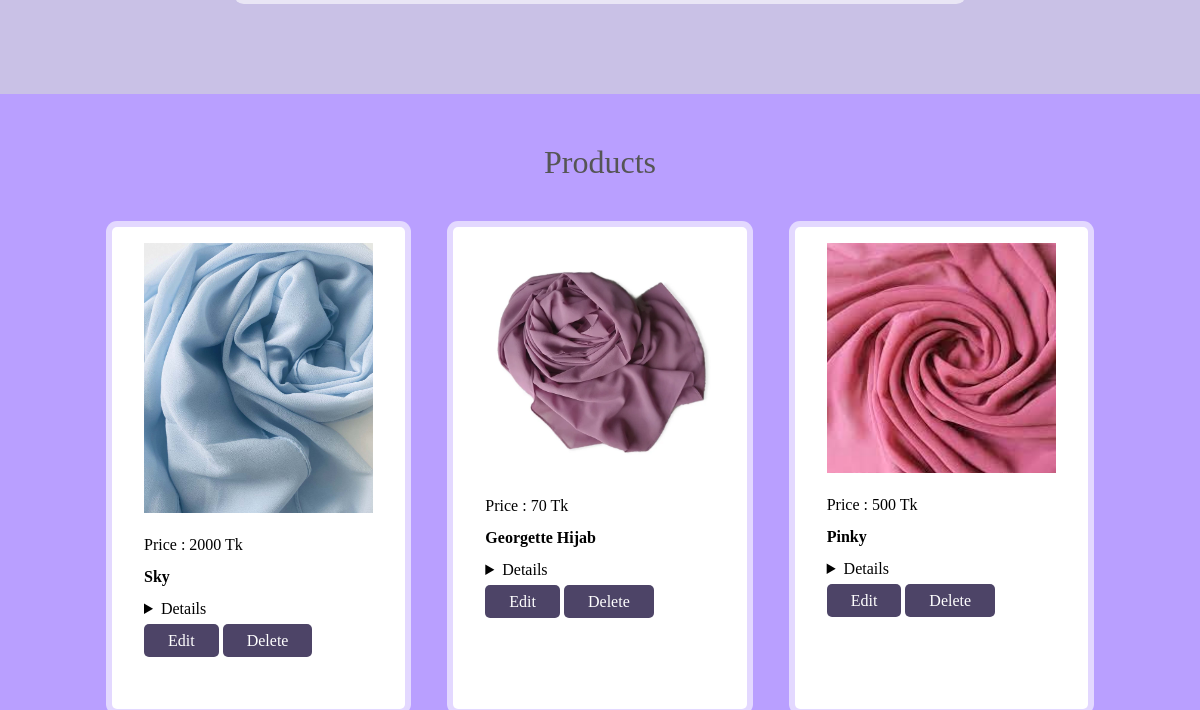
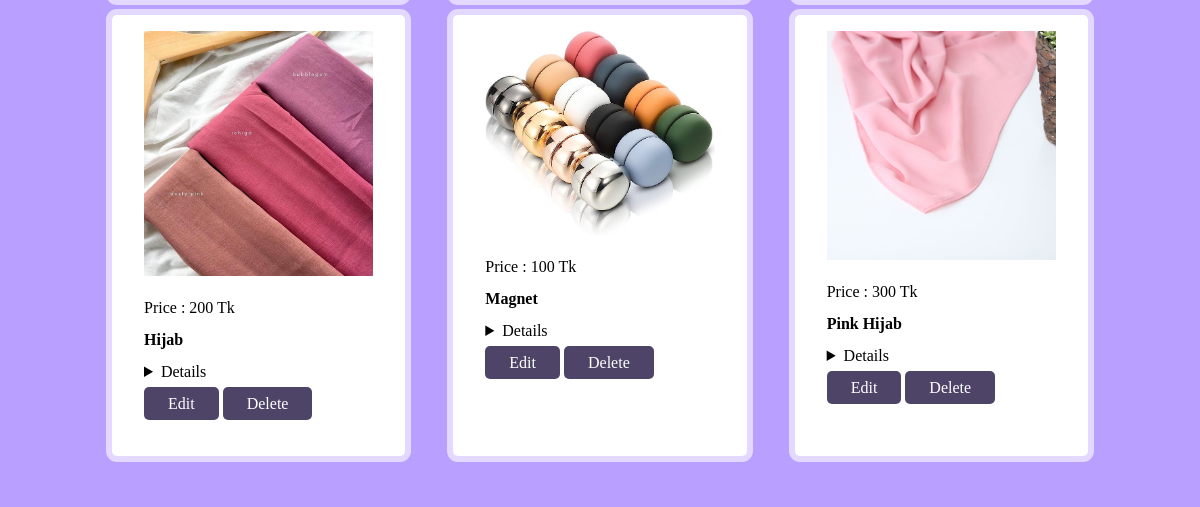
/admin_product.php (signed in, lower part), run on an earlier commit of the app's database (2 pictures, top to bottom).
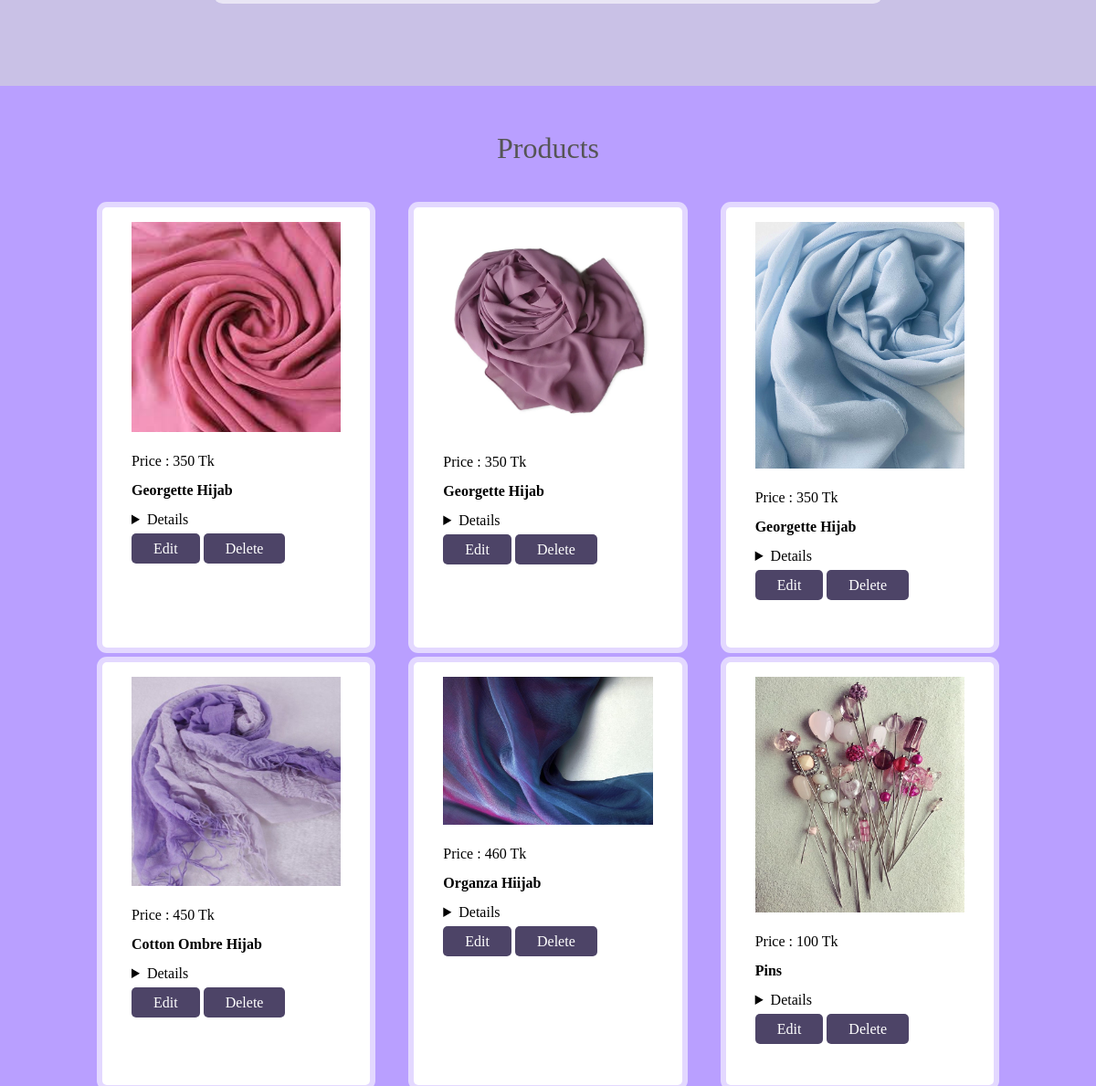
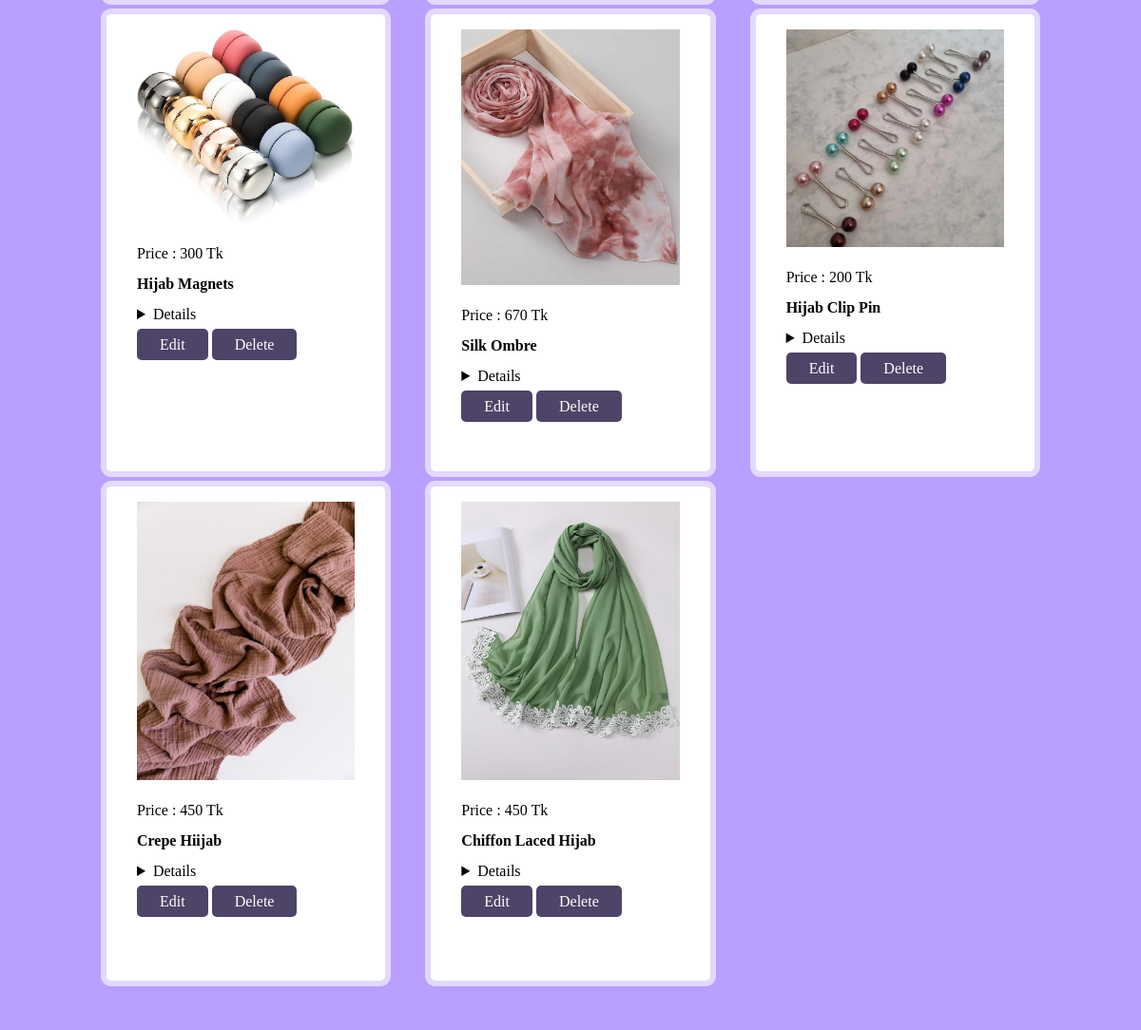
And on a later commit of the database (2 pictures, top to bottom).
### tables this page shows
CREATE TABLE `products` (
  `id` int(255) NOT NULL,
  `name` varchar(255) NOT NULL,
  `price` int(255) NOT NULL,
  `product_quantity` int(11) NOT NULL,
  `product_detail` varchar(255) NOT NULL,
  `image` varchar(255) NOT NULL
);

### admin_product.php (the view, shortened to what this page needs)
<?php
include 'connection.php';
?>
<!DOCTYPE htmL>
<html lang='en'>
<head>
    <link rel='stylesheet' href='https://cdn.jsdelivr.net/npm/bootstrap-icons@1.9.1/font/bootstrap-icons.css'>
    <link rel='stylesheet' type='text/css' href='aura.css'>
</head>
<body>
    <?php include 'admin_header.php';
    ?>
    <section class="add-products form-container">
    </section>
    <section class="show-products">
    <h1 class='title' style="margin-top: -40px; color:  #555; font-size: 32px; font-weight: 400;">Products</h1>
        <div class="box-container" style="margin-top: -10px;">
            <?php
            $select_products = mysqli_query($conn, "SELECT * FROM `products` ") or die('query failed');
            if (mysqli_num_rows($select_products) > 0) {
                while ($fetch_products = mysqli_fetch_assoc($select_products)) {
                    ?>
                    <div class="box">
                        <img src="img/<?php echo $fetch_products['image']; ?>">
                        <p>Price :
                            <?php echo $fetch_products['price']; ?> Tk
                        </p>
                        <h4>
                            <?php echo $fetch_products['name']; ?>
                        </h4>
                        <details>
                        </details>
                        <a href="admin_product.php?edit=<?php echo $fetch_products['id']; ?>" class="edit">edit</a>
                        <a href="admin_product.php?delete=<?php echo $fetch_products['id']; ?>" class="delete" onclick="
                        return confirm('want to delete this product');">delete</a>
                    </div>
                    <?php
                }
            } else {
                echo '
<div class="empty">
<p>no products added yet!</p>
</div>
';
            }
            ?>
        </div>
    </section>
    <div class='' style='height: 100vh;'></div>
</body>
</html>

### admin_header.php (shortened to what this page needs)
<!DOCTYPE html>
<html lang="en">
<head>
     <link rel="stylesheet" href="https://cdn.jsdelivr.net/npm/bootstrap-icons@1.9.1/font/bootstrap-icons.css">
     <link rel="stylesheet" type="text/css" href="aura.css">
</head>
<body>
</body>
</html>

### aura.css (style rules this page uses)
* { margin: 0; padding: 0; box-sizing: border-box; }
:root { --box-shadow: 0px 0px 0px 6px rgb(255 255 255/60%); background: #b99fff; }
a { text-decoration: none; }
.title { text-align: center; margin-bottom: 1rem; }
.form-container { background: var(--orange); width: 100%; min-height: 100vh; padding-top: 6rem; position: relative; padding: 4rem 0; }
.form-container::before, .show-products::before, .message-container::before, .order-container::before { content: ''; position: absolute; top: 0; Left: 10; width: 250px; height: 650px; background-size: 225px; background-repeat: no-repeat; z-index: 100; }
.form-container::after { content: ''; position: absolute; background: urL('img/hij.png'); bottom: 0; right: 0; width: 255px; height: 180px; background-size: 225px; background-repeat: no-repeat; z-index: 1; }
.box-container { margin-top: 450px; padding: 2% 8%; display: grid; grid-template-columns: repeat(auto-fit, minmax(15rem,1fr)); column-gap: 1rem; }
.box-container .box { background:#ffffff; box-shadow: var(--box-shadow); padding: 2rem; text-align: center; border-radius: 5px; margin: 1rem; max-width: 100%; margin-bottom: 0; }
.add-products { margin-top: 0.3 rem; height: auto; background:#c9c1e6; position: relative; }
.show-products, .message-container, .order-container { position:relative ; background: var(--orange); margin-top: -3.5rem; }
.show-products::before, .order-container::before { background-image: url('img/14.png'); top: -100px; }
.show-products .box-container { grid-template-columns: repeat(auto-fit, minmax(20rem,1fr)); }
.box-container .box { line-height: 2; }
.box-container .box h4 { text-transform:capitalize ; }
.box-container .box img { width:100%; margin-bottom: 1rem; max-height: 60%; }
.edit, .delete { color:white; background: #4d4467; padding: .5rem 1.5rem; text-transform: capitalize; line-height: 2; border-radius:5px; }
.box-container .box { text-align: left; padding: 1rem 2rem; }

What changed in the data, as far as the page shows it:
removed products: image (picture), price "2000", name "Sky"
removed products: image (picture), price "500", name "Pinky"
removed products: image (picture), price "100", name "Magnet"
removed products: image (picture), price "300", name "Pink Hijab"
added products: image (picture), price "350", name "Georgette Hijab"
changed products (number 2 of 11 on the later page): price "70" → "350"
added products: image (picture), price "350", name "Georgette Hijab"
added products: image (picture), price "450", name "Cotton Ombre Hijab"
added products: image (picture), price "460", name "Organza Hiijab"
added products: image (picture), price "100", name "Pins"
changed products: image: a different picture; price "200" → "300"; name "Hijab" → "Hijab Magnets"
added products: image (picture), price "670", name "Silk Ombre"
added products: image (picture), price "200", name "Hijab Clip Pin"
added products: image (picture), price "450", name "Crepe Hiijab"
added products: image (picture), price "450", name "Chiffon Laced Hijab"
